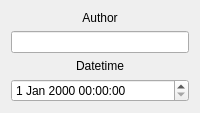
                 <widget class="QWidget" name="annotationTraceabilityLastRevTab">
                  <attribute name="title">
                   <string>Last Reviewed</string>
                  </attribute>
                  <layout class="QVBoxLayout" name="verticalLayout_35">
                   <item>
                    <layout class="QVBoxLayout" name="annotationTraceabilityLastRevVertLayout">
                     <item>
                      <widget class="QLabel" name="traceAnnotLastRevAuthLabel">
                       <property name="text">
                        <string>Author</string>
                       </property>
                       <property name="alignment">
                        <set>Qt::AlignBottom|Qt::AlignHCenter</set>
                       </property>
                      </widget>
                     </item>
                     <item>
                      <widget class="QLineEdit" name="traceAnnotLastRevAuthLineEdit"/>
                     </item>
                     <item>
                      <widget class="QLabel" name="traceAnnotDateTimeLabel">
                       <property name="text">
                        <string>Datetime</string>
                       </property>
                       <property name="alignment">
                        <set>Qt::AlignBottom|Qt::AlignHCenter</set>
                       </property>
                      </widget>
                     </item>
                     <item>
                      <widget class="QDateTimeEdit" name="traceAnnotLastRevDateTimeEdit"/>
                     </item>
                    </layout>
                   </item>
                  </layout>
                 </widget>
